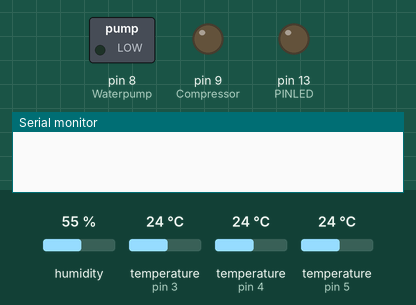
This sketch was run on a simulated Arduino Mega 2560, built with avr-gcc and run on an emulated ATmega2560. Shown: switched loads named in the sketch (green lamp = pin HIGH), output pins drawn as LEDs (lit = HIGH), the last lines printed to the serial monitor. The test bench sets the inputs (shaded band); at power-on: temperature (sensors on pin 5, pin 4, pin 3) 24 °C, humidity 55 %.

Above: at 1.3 s.
1.4 s: temperature (sensor on pin 5) set to 6.2 °C
At 2.8 s:
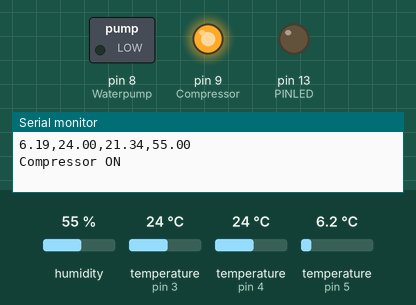
3.5 s: temperature (sensor on pin 5) set to 5 °C
At 4.6 s:
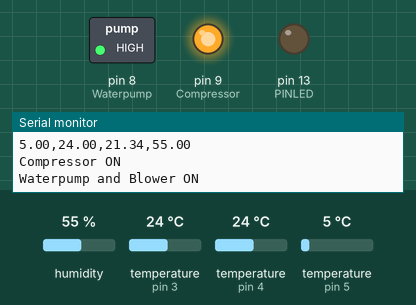
5.5 s: temperature (sensor on pin 4) set to 19.7 °C
9.2 s: temperature (sensor on pin 4) set to 18.5 °C
At 13.4 s:
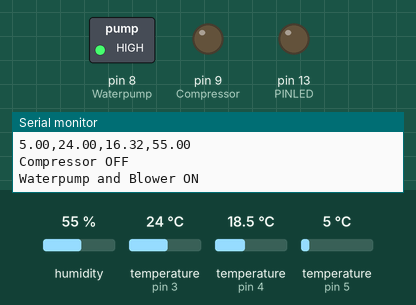
Timing chart, 0 to 14.9 s (numbered marks = the images above; inputs shaded):
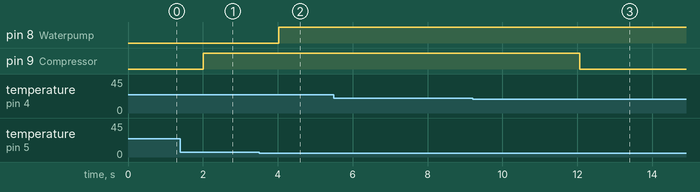

The sketch:

TSSChamber_Control.ino
```cpp
#include <OneWire.h>
#include <DHT.h>

//#define DHT_Type DHT11
#define DHT_Type DHT22

#define Compressor 9
#define ColdWaterTemp 5
#define Chamber 4
#define PINLED 13
#define Radiator 3
#define Waterpump 8

String inString;
float waterTemp, chamberTemp, chamberHum, radTemp, water, RadTemp, tempdht, humdht;

OneWire waterTempHandler(ColdWaterTemp);
OneWire radTempHandler(Radiator);
DHT chamberDHT(Chamber, DHT_Type);

String endChar = String(char(0xff))+ String(char(0xff))+String(char(0xff)); //menyimpan karakter menggunakan kode ASCII
unsigned long previousMillis = 0;
const long measPeriod = 2000;

void setup(void) {
  Serial.begin(9600);
  Serial1.begin(9600);
  Serial3.begin(115200);
  pinMode(Compressor, OUTPUT);
  digitalWrite(Radiator, OUTPUT);
  pinMode(LED_BUILTIN, OUTPUT);
  pinMode(PINLED, OUTPUT);
  digitalWrite(Compressor, LOW);
  pinMode(Waterpump, OUTPUT);
  digitalWrite(Waterpump, LOW);

  chamberDHT.begin();
  delay(100);
}

void loop(void) {
  waterTemp = getTemp(waterTempHandler);
    if (waterTemp > 0 && waterTemp < 80) {
      water = waterTemp;
    }

  radTemp = getTemp(radTempHandler);
    if (radTemp > 0 && radTemp < 80) {
      RadTemp = radTemp;
    }

  chamberHum = chamberDHT.readHumidity();
  chamberTemp = chamberDHT.readTemperature();
    if (chamberHum != 25.50 && chamberHum != NAN && chamberTemp != NAN && chamberTemp != 25.50) {
      tempdht = 0.9121*chamberTemp - 0.5532;
      humdht = chamberHum;
    }

  /* Communicating to LCD */
  if(Serial1.available()){
      String dataDisp="";
      delay(10);
      while(Serial1.available()){
        dataDisp += char(Serial1.read());
      }
      Serial.println(dataDisp);
      exeData(dataDisp);
  }

  unsigned long currentMillis = millis(); // store the current time
  if (currentMillis - previousMillis >= measPeriod) { // check if 2000ms passed
    previousMillis = currentMillis;   // save the last time you blinked the LED
    Serial1.print("t0.txt=\"");
    Serial1.print(tempdht,2);
    Serial1.print("\"");
    Serial1.print(endChar);
    Serial1.print("t1.txt=\"");
    Serial1.print(humdht,2);
    Serial1.print("\"");
    Serial1.print(endChar);

    String data = String(water)+ "," + String(RadTemp) + "," + String(tempdht) + "," + String(humdht);
    Serial3.println(data);
    Serial.println(data);

    if(tempdht < 17){
    digitalWrite(Compressor, LOW);
    Serial.println ("Compressor OFF");
    } else if (tempdht > 18){
    digitalWrite(Compressor, HIGH);
    Serial.println ("Compressor ON");
    }

    if(water <= 5.5){
      digitalWrite(Waterpump, HIGH);
      Serial.println("Waterpump and Blower ON");
    }
    else if (water > 14.0) {
      digitalWrite(Waterpump, LOW);
      Serial.println("Waterpump and Blower OFF");
    }
  }

  while(Serial3.available()) {
    char inChar = Serial3.read();
    inString += inChar;
    if (inChar == '\n') {
      Serial.println(inString);
      if (inString.indexOf("ON")>=0) {
        digitalWrite(PINLED, HIGH);
      }
      else if (inString.indexOf("OFF")>=0) {
        digitalWrite(PINLED, LOW);
      }
      inString = "";
    }
  }
  delay(100);
}

/*Function get temperature from sensor at compressor and heater*/
float getTemp(OneWire handler){
  byte data[12];
  byte addr[8];

  if ( !handler.search(addr)) {
      //no more sensors on chain, reset search
      handler.reset_search();
      return -1000;
  }

  if ( OneWire::crc8( addr, 7) != addr[7]) {
      Serial.println("CRC is not valid!");
      return -1000;
  }

  if ( addr[0] != 0x10 && addr[0] != 0x28) {
      Serial.print("Device is not recognized");
      return -1000;
  }

  handler.reset();
  handler.select(addr);
  handler.write(0x44,1); // start conversion, with parasite power on at the end

  byte present = handler.reset();
  handler.select(addr);
  handler.write(0xBE); // Read Scratchpad

  for (int i = 0; i < 9;  i++  ) { // we need 9 bytes
    data[i] = handler.read();
  }

  handler.reset_search();

  byte MSB = data[1];
  byte LSB = data[0];

  float tempRead = ((MSB << 8) | LSB); //using two's compliment
  float TemperatureSum = tempRead / 16;

  return TemperatureSum;
}

/*Function to execute data from LCD*/
void exeData(String dataDisp){
  if(dataDisp =="LAMP-ON"){
    digitalWrite(LED_BUILTIN, HIGH);
    Serial.println("LAMP ON");
  }
  if(dataDisp =="LAMP-OFF"){
    digitalWrite(LED_BUILTIN, LOW);
    Serial.println("LAMP OFF");
  }
}
```

Measured:
- the behaviour switches between 5.6 and 5.5 °C on temperature (sensor on pin 5) (found by bisection; images 1 and 2)
- the behaviour switches between 19.3 and 19.2 °C on temperature (sensor on pin 4) (found by bisection; images 2 and 3)
- after the input at 3.5 s, pin 8 (Waterpump): LOW → HIGH after 0.52 s
- after the input at 9.2 s, pin 9 (Compressor): HIGH → LOW after 2.9 s
